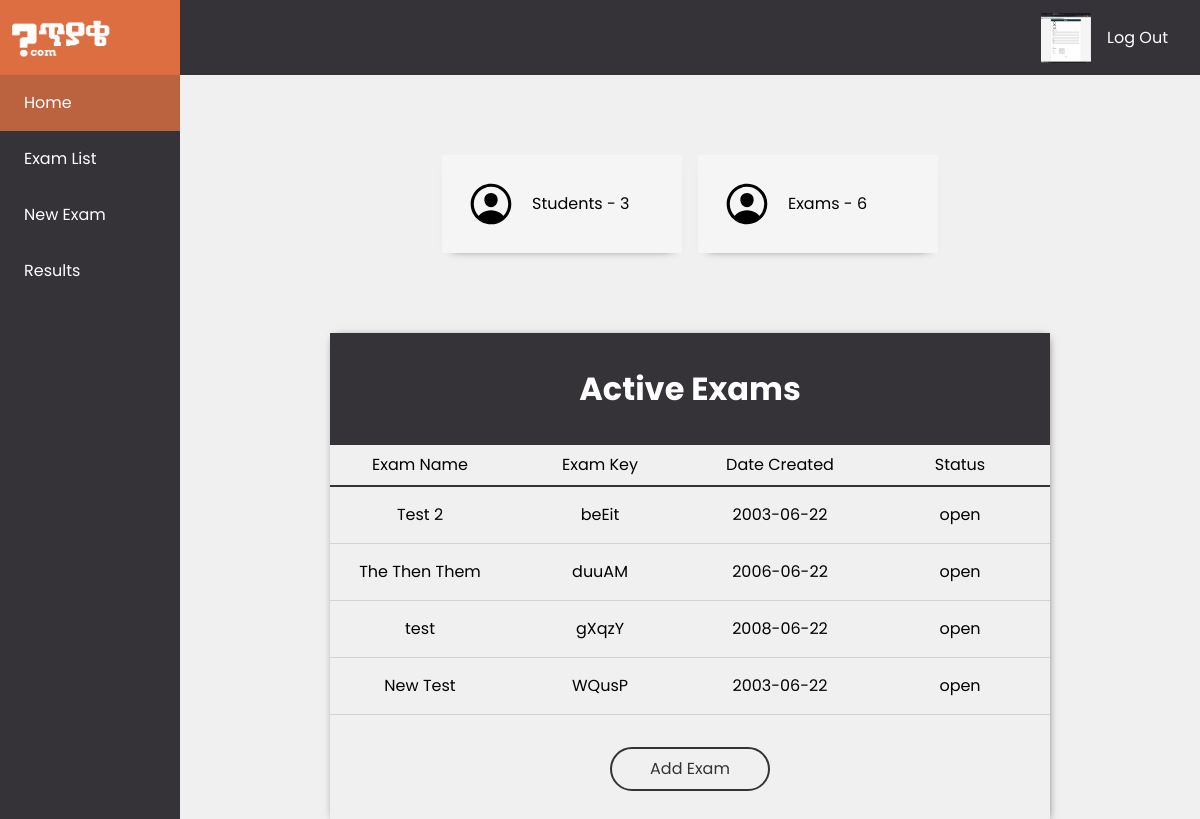
The app's page /public/dashboard.php (signed in) with its own data.
### tables this page shows
CREATE TABLE `examiner` (
  `ID` int(11) NOT NULL,
  `FullName` varchar(60) NOT NULL,
  `Email` varchar(60) NOT NULL,
  `Password` varchar(60) NOT NULL,
  `Sex` varchar(1) NOT NULL,
  `DeptID` int(11) DEFAULT NULL,
  `InstID` int(11) DEFAULT NULL,
  `CourseID` int(11) DEFAULT NULL,
  `PhoneNo` bigint(20) NOT NULL,
  `ImageURL` varchar(60) DEFAULT NULL,
  `verified` int(11) NOT NULL DEFAULT 0
);

CREATE TABLE `exam` (
  `Name` varchar(60) NOT NULL,
  `CourseID` int(11) DEFAULT NULL,
  `ExamKey` varchar(5) NOT NULL,
  `QuestionID` int(11) DEFAULT NULL,
  `AnswerID` int(11) DEFAULT NULL,
  `ExaminerID` int(11) NOT NULL,
  `Status` varchar(10) DEFAULT NULL,
  `Duration` int(10) NOT NULL,
  `Date` date NOT NULL DEFAULT current_timestamp()
);

### public/dashboard.php (the view, shortened to what this page needs)
<?php
include_once "../shared/includes/database.php";
  $user_id = $_SESSION['id'];
  $sql_email = "SELECT * FROM examiner WHERE id =$user_id";
  $result = mysqli_query($conn, $sql_email);
  $row = mysqli_fetch_assoc($result);
  $image_url = $row['ImageURL'];
  $sql_email = "SELECT Email FROM examiner WHERE id =$user_id";
  $result = mysqli_query($conn, $sql_email);
  $row = mysqli_fetch_assoc($result);
  $user_email = $row['Email'];
  $user_email_dir = str_replace(".", "_", $user_email);
?>
<!DOCTYPE html>
<html lang="en">
<head>
    <link rel="stylesheet" href="css/style-reset.css" />
    <link rel="stylesheet" href="css/dashboard.css" />
</head>
<body>
    <div class="container">
        <header class="bg-primary">
            <div class="logo-box bg-secondary">
                <img src="./media/teyake_white_fill.png" alt="Teyake Logo" class="logo" />
            </div>
            <div class="nav-right">
                <a href="my_profile.php"><?php if($image_url == NULL): ?>
                    <img src="../public/media/images/user.png" alt="User Icon" width="50px" height="50px"
                        class="profileDisplay">
                    <?php elseif($image_url !=NULL): ?>
                    <img src=<?php echo"../public/uploads/".$user_email_dir.'/'.$image_url?> alt="User Icon"
                        width="50px" height="50px" class="profileDisplay">
                    <?php endif; ?>
                </a>
                <a href="../index.php?action=logout" class="transition" id="logout">Log Out</a>
            </div>
        </header>
        <main>
            <nav class="sidebar bg-primary">
                <div class="nav-list">
                    <ul>
                        <li class="list-item active">
                            <a href="#">Home</a>
                        </li>
                        <li class="list-item"><a href="#">Exam List</a></li>
                        <li class="list-item"><a href="#">New Exam</a></li>
                        <li class="list-item"><a href="#">Results</a></li>
                    </ul>
                </div>
            </nav>
            <div class="pages-container">
                <div class="page dashboard-home">
                    <div class="stat-container">
                        <div class="stat-card">
                            <p>Students - <span id="studCount">
                                    <?php
                                include "../shared/includes/database.php";
                                $student_count_rec = mysqli_query($conn, ("SELECT COUNT(ID) FROM `examinee` INNER JOIN exam ON examinee.ExamKey=exam.ExamKey AND exam.ExaminerID='".$_SESSION['id']."';"));
                                if (mysqli_num_rows($student_count_rec) > 0) {
                                    $row = mysqli_fetch_assoc($student_count_rec);
                                    echo $row['COUNT(ID)'];
                                  }
                                ?>
                                </span></p>
                        </div>
                        <div class="stat-card">
                            <p>Exams - <span id="examCount">
                                    <?php
                                include "../shared/includes/database.php";
                                $exam_count_rec = mysqli_query($conn, ("SELECT COUNT(ExamKey) FROM exam WHERE ExaminerID='".$_SESSION['id']."';"));
                                if (mysqli_num_rows($exam_count_rec) > 0) {
                                    $row = mysqli_fetch_assoc($exam_count_rec);
                                    echo $row['COUNT(ExamKey)'];
                                  }
                                ?>
                                </span></p>
                        </div>
                    </div>
                    <div class="center-content">
                        <div class="active-exams">
                            <h1 class="text-center bg-primary text-white">Active Exams</h1>
                            <div class="exam-list-head">
                                <p class="exam-name">Exam Name</p>
                                <p class="">Exam Key</p>
                                <p class="date-created">Date Created</p>
                                <p class="status">Status</p>
                            </div>
                            <div class="exam-tile-container">
                                <?php
                                include "../shared/includes/database.php";
                                $rec_questionid_row = mysqli_query($conn, ("SELECT Name, ExamKey, Status, Date, Duration FROM `exam` WHERE ExaminerID=\"".$_SESSION['id']."\" AND Status=\"open\""));
                                if (mysqli_num_rows($rec_questionid_row) > 0) {
                                    while($row = mysqli_fetch_assoc($rec_questionid_row)){
                                         echo  '<div class= "exam-tile relative">
                                          <p class="exam-name">'.$row['Name'].'</p>
                                            <p class="exam-key">'.$row['ExamKey'].'</p>
                                            <p class="date-created">'.$row['Date'].'</p>
                                            <p class="status">'.$row['Status'].'</p>
                                            </div>';
                                        }
                                  }
                                ?>
                            </div>
                            <div class="btn-container">
                                <button type="button" id="add-btn" class="bg-primary text-white transition">
                                    Add Exam
                                </button>
                            </div>
                        </div>
                    </div>
                </div>
            </div>
    </div>
</body>
</html>

### public/css/dashboard.css (style rules this page uses)
:root { font-family: "Poppins", sans-serif; --primary-color: rgb(53, 50, 56); --light-text: #d3dedc; --secondary-color: rgb(221, 110, 66); --sidebar-color: #0d363d; --sidebar-width: 15vw; --background-light: rgb(240, 240, 240); }
.bg-primary { background-color: var(--primary-color); }
.bg-secondary { background-color: var(--secondary-color); }
.text-center { text-align: center; }
.text-white { color: #fff; }
.transition { transition: 200ms ease-in-out; }
html { scroll-behavior: smooth; height: 100%; overflow-y: hidden; }
body { height: 100%; overflow-x: hidden; }
.container { min-height: 100vh; }
header { display: flex; justify-content: space-between; align-items: center; color: white; padding-right: 2rem; }
ul { padding: 0; margin: 0; }
.logo-box { min-width: var(--sidebar-width); padding-left: min(2rem, 1vw); padding-block: 1rem; min-height: 100%; }
.logo { width: 100px; }
.nav-right { display: flex; gap: 1rem; align-items: center; }
.account { width: 50px; fill: white; }
main { display: flex; height: 100%; background-color: var(--background-light); }
.sidebar { min-width: var(--sidebar-width); color: white; min-height: 100vh; position: sticky; transition: all 150ms ease; }
.list-item { padding-block: 1rem; padding-left: min(2rem, 2vw); transition: 150ms ease-in-out; }
.list-item.active { background-color: rgb(221, 110, 66, 0.8); }
.dashboard-home { width: 85vw; display: flex; flex-direction: column; align-items: center; }
.stat-container { display: flex; justify-content: space-between; max-width: 70%; gap: 1rem; margin-top: 5rem; }
.stat-container svg { fill: black; }
.stat-card { width: max(10vw, 15rem); display: flex; align-items: center; padding: 1.5rem; background-color: #f5f5f5; gap: 1rem; transition: 200ms linear; box-shadow: 0px 5px 10px -10px; }
.center-content * { max-width: 85vw; }
.center-content { margin-top: 5rem; display: flex; justify-content: center; flex-direction: column; align-items: center; }
.active-exams, .student-results { width: max(40rem, 60vw); box-shadow: 1px 1px 10px -5px; }
.active-exams h1, .student-results h1 { padding-block: 2rem; }
.exam-list-head { display: grid; grid-template-columns: repeat(4, minmax(0, 1fr)); place-items: center; padding-block: 0.5rem; border-bottom: 2px solid var(--primary-color); }
.exam-tile { display: grid; place-items: center; grid-template-columns: repeat(4, minmax(0, 1fr)); grid-auto-columns: max-content; padding-block: 1rem; border-bottom: 1px solid lightgray; transition: 100ms linear; }
.exam-tile > * { width: fit-content; }
.btn-container { display: flex; justify-content: center; margin-block: 2rem; }
#add-btn { border: 2px solid var(--primary-color); background-color: transparent; color: var(--primary-color); padding: 0.5rem 2rem; border-radius: 1.5rem; width: 10rem; margin: 0 auto; }
.relative { position: relative; }

### records on screen
examiner: Email+ImageURL (picture)
exam: Name "Test 2", ExamKey "beEit", Date "2003-06-22", Status "open"
exam: Name "The Then Them", ExamKey "duuAM", Date "2006-06-22", Status "open"
exam: Name "test", ExamKey "gXqzY", Date "2008-06-22", Status "open"
exam: Name "New Test", ExamKey "WQusP", Date "2003-06-22", Status "open"

### other values on screen
$row['COUNT(ID)'] "3"
$row['COUNT(ExamKey)'] "6"
